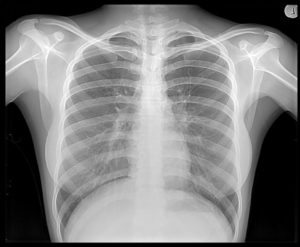
#> input picture lab2/Xray-300x247.jpg, 300 x 247 px
$ jupyter execute Lab1603_2003.ipynb   (shell and % lines are left out)
#> lines starting #> are read from the running program, lines starting #| are printed output that depends on the picture
<h1 align="center">Laboratorium 16 III - 20 III </h1>

**Podsumowanie:**
1. Szanowni, w związku z zaistniałą sytuacją skrypcik jupiterowy ;), tak aby było Wam łatwiej.

W ramach tego notatnika mogą Państwo zobaczyć proste operacje, które pozwalają przeprowadzić filtrację dowolną zdefiniowaną przez użytkownika maską

Na początek wczytanie bibliotek, które będą nam potrzebne. ```%matplotlib inline``` zapewnia wyświetlenie wyników w notatniku, a nie jako osobne okna.

[cell 1]
import numpy as np
import matplotlib.pylab as plt
from skimage import color
from scipy import signal

Wczytanie obrazu, który mogą Państwo ściągnąć z UPEL. Oczywiście, proszę wypróbować inne obrazy. Do obsługi plików można wykorzystać:
```python
import os
current_dir = os.path.abspath(os.path.dirname(__file__))
image_path = os.path.join(current_dir, "Xray-300x247.jpg")
```
```im.shape``` zwraca informację o rozmiarze obrazu, co można wykorzystać do warunkowego wywołania funkcji ```rgb2gray``` konwertującej do obrazu w skali szarości. W ramach teringu proszę przerobić skrypt, tak aby sprawdzać czy obraz jest w skali szarości czy też nie. Jeżeli jest kolorowy to wtedy w konstrukcji warunkowej ```if``` wywołać rgb2gray

[cell 2]
im = plt.imread('Xray-300x247.jpg')
#> im is the input picture: shape (247, 300, 3); min 0, max 255, mean 126.9
im.shape
im_gray = color.rgb2gray(im)

Przykład wyświetlenia obrazów w różnych oknach. Proszę wypróbować inne palety do wyświetlania: np. ```'hot','viridis', 'plasma', 'inferno', 'magma', 'cividis', 'jet','gray'```
Pełny wykaz palet można znaleźć na:
https://matplotlib.org/3.2.0/tutorials/colors/colormaps.html

[cell 3]
plt.figure()
plt.subplot(1, 3, 1)
plt.imshow(im)
plt.axis('off')
plt.subplot(1, 3, 2)
plt.imshow(im_gray, cmap='gray')
plt.axis('off')
plt.subplot(1, 3, 3)
plt.imshow(im_gray, cmap='jet')
plt.axis('off')
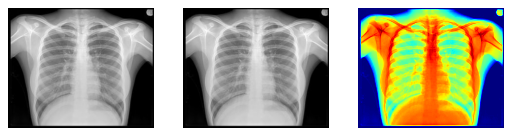
#> figure drawn by matplotlib, 3 panels

Przykład filtracji dowolną maską. Proszę poeksperymentować i zdefiniować swoje maski ;)

[cell 4]
#mask = np.ones((11, 11))
mask = np.array([[1,2,1],[0,0,0],[-1,-2,-1]])
display(mask)
im_filtered = signal.convolve2d(im_gray, mask)
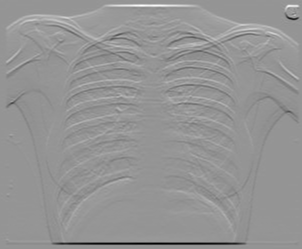
#> im_filtered: shape (249, 302) float64; min -3.47, max 2.47, mean 1.06e-17; drawn with min black and max white

I wyświetlamy:

[cell 5]
plt.figure()
plt.subplot(1, 2, 1)
plt.imshow(im_gray, cmap='gray')
plt.axis('off')
plt.subplot(1, 2, 2)
plt.imshow(im_filtered, cmap='gray')
plt.axis('off')
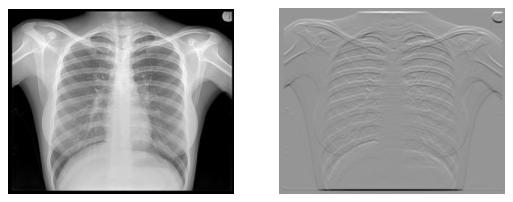
#> figure drawn by matplotlib, 2 panels
